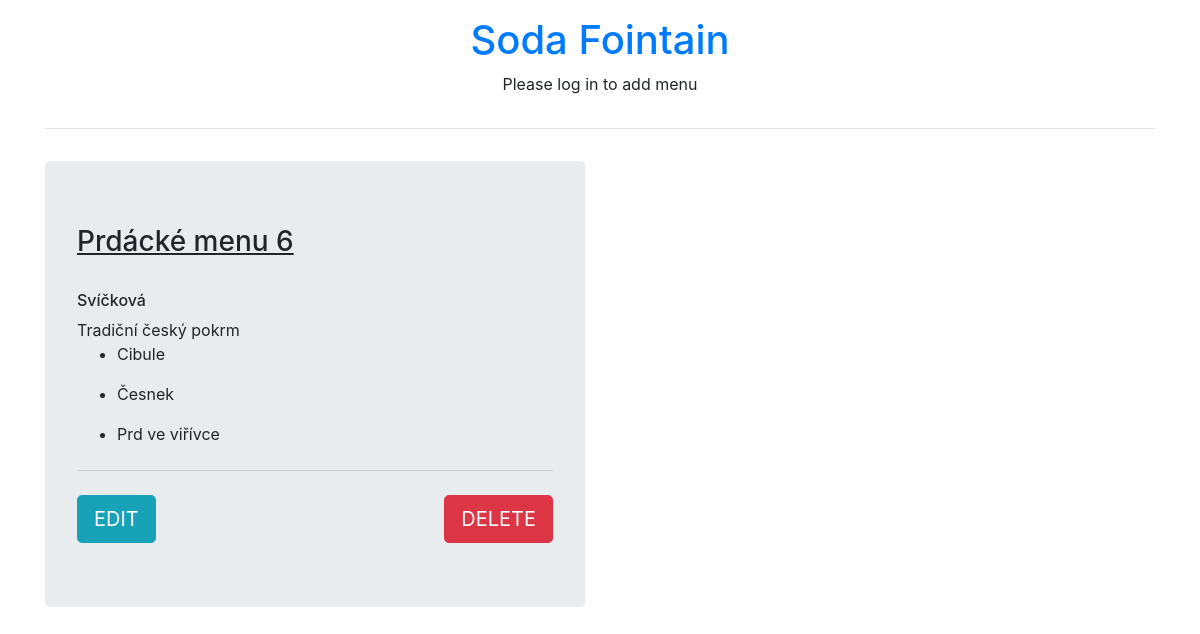
Before: / with the older database file.
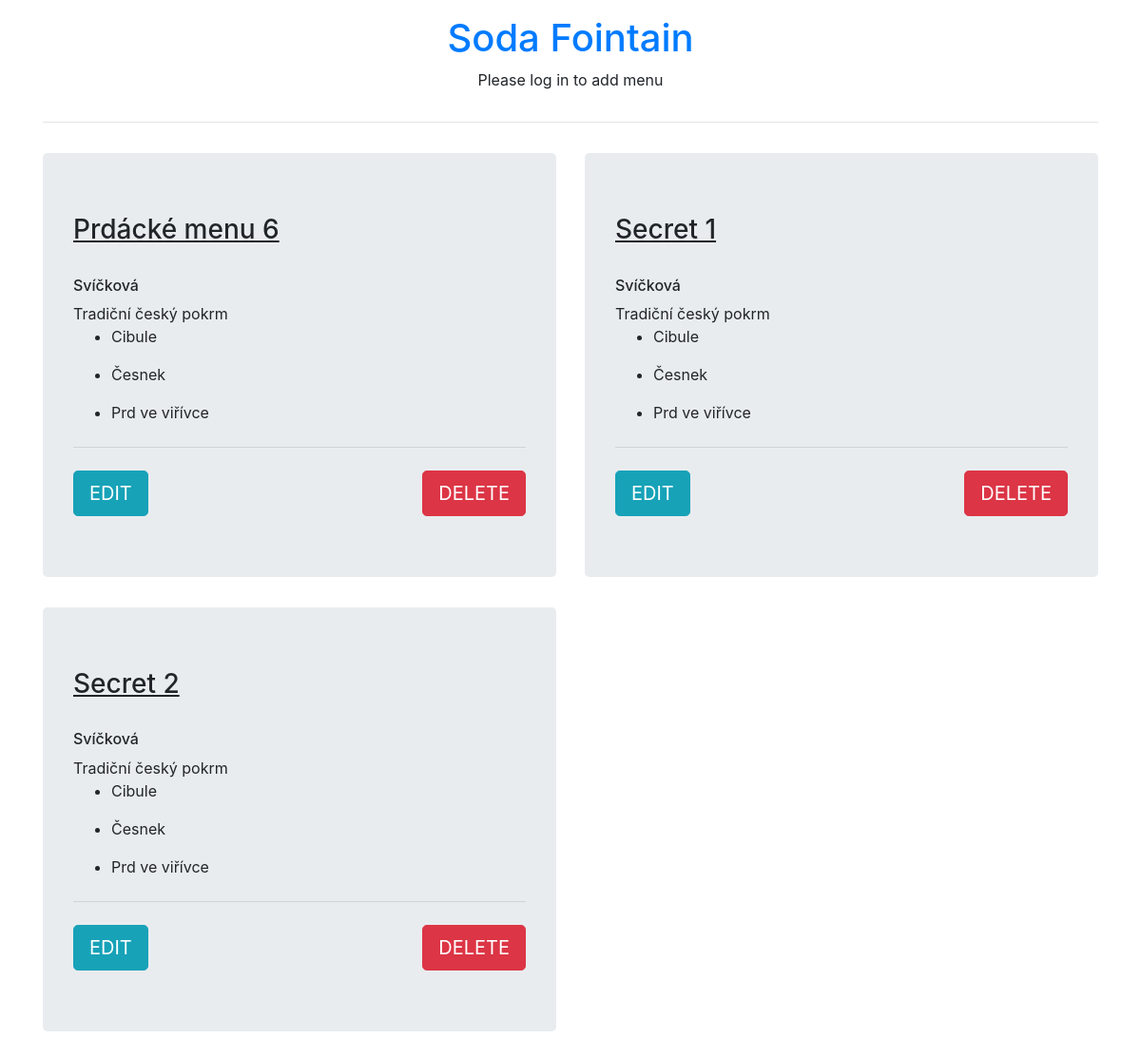
After: the same page with the newer database file.
### menu/models.py (models this page shows, shortened)
class Menu(models.Model):
    season = models.CharField(max_length=20)
    created_date = models.DateTimeField(default=timezone.now)
    expiration_date = models.DateTimeField()
    items = models.ManyToManyField('Item')

class Item(models.Model):
    name = models.CharField(max_length=100)
    description = models.TextField()
    created_date = models.DateTimeField(default=timezone.now)
    standard = models.BooleanField(default=False)
    ingredients = models.ManyToManyField('Ingredient')
    def __str__(self):
        return self.name

class Ingredient(models.Model):
    name = models.CharField(max_length=200)
    def __str__(self):
        return self.name

### menu/views.py (the view)
# urls.py: path('', views.menu_view, name='index'),
def menu_view(request):
    menus = models.Menu.objects.all()
    return render(request, 'menu_list.html', {'menus': menus})

### menu/templates/menu/menu_list.html
{% extends "menu/layout.html" %}
{% block content %}
<div class="row">
    {% for menu in menus %}
        <div class="col-6">
            <div class="jumbotron">
              <h3><u>{{ menu.season }}</u></h3><br />
              {% for item in menu.items.all %}
                  <h6>{{ item }}</h6>
                  <h8>{{ item.description }}</h8><br />
                  {% for ingredient in item.ingredients.all %}
                    <ul>
                        <li>{{ ingredient }}</li>
                    </ul>
                  {% endfor %}
              <hr class="my-4">
              {% endfor %}
              <div class="row">
                  <div class='col'>
                      <a class="btn btn-info btn-lg" href="{% url 'menu:edit' pk=menu.pk %}" role="button">EDIT</a>
                  </div>
                  <div class='col'>
                      <a class="btn btn-danger btn-lg float-right" href="{% url 'menu:delete' pk=menu.pk %}" role="button">DELETE</a>
                  </div>
              </div>
            </div>
        </div>
    {% endfor %}
</div>
{% endblock %}

### menu/templates/menu/layout.html (shortened to what this page needs)
<html>
    <head>
        <link rel="stylesheet" href="https://stackpath.bootstrapcdn.com/bootstrap/4.1.0/css/bootstrap.min.css">
    </head>
    <body>
        <div class="container">
            <div class="row justify-content-center mt-3">
                <a href="{% url 'menu:index' %}"><h1>Soda Fointain</h1></a>
            </div>
            <div class="row justify-content-center mb-2">
                {% if user.is_authenticated %}
                    <a class="btn btn-primary" href="{% url 'menu:create_new_menu' %}" role="button">Add menu</a>
                {% else %}
                    <p>Please log in to add menu</p>
                {% endif %}
            </div>
            <hr class="p-2"/>
            {% block content %}{% endblock %}
        </div>
    </body>
</html>

Changed rows visible on the page:
added Menu: season "Secret 1", Item (name "Svíčková", description "Tradiční český pokrm"), Ingredient (name "Cibule"), Ingredient (name "Česnek"), Ingredient (name "Prd ve viřívce")
added Menu: season "Secret 2", Item (name "Svíčková", description "Tradiční český pokrm"), Ingredient (name "Cibule"), Ingredient (name "Česnek"), Ingredient (name "Prd ve viřívce")
